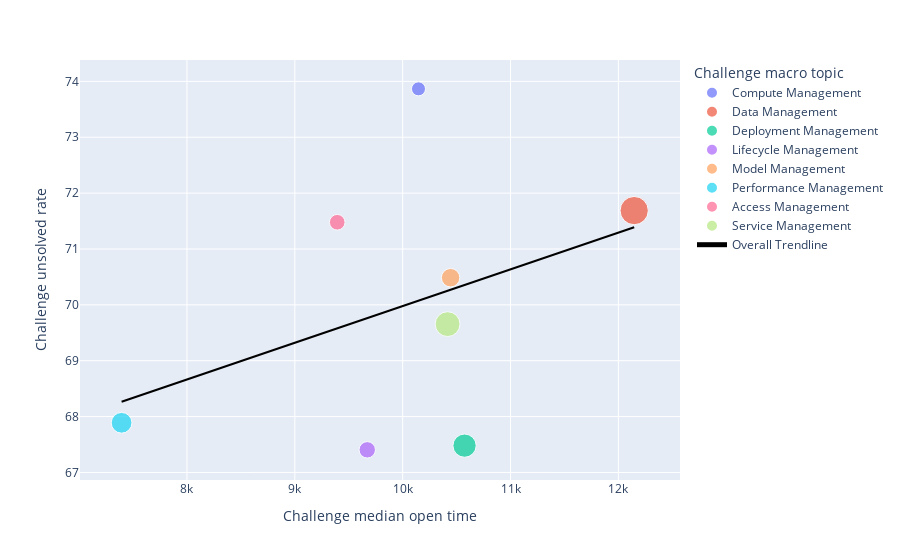
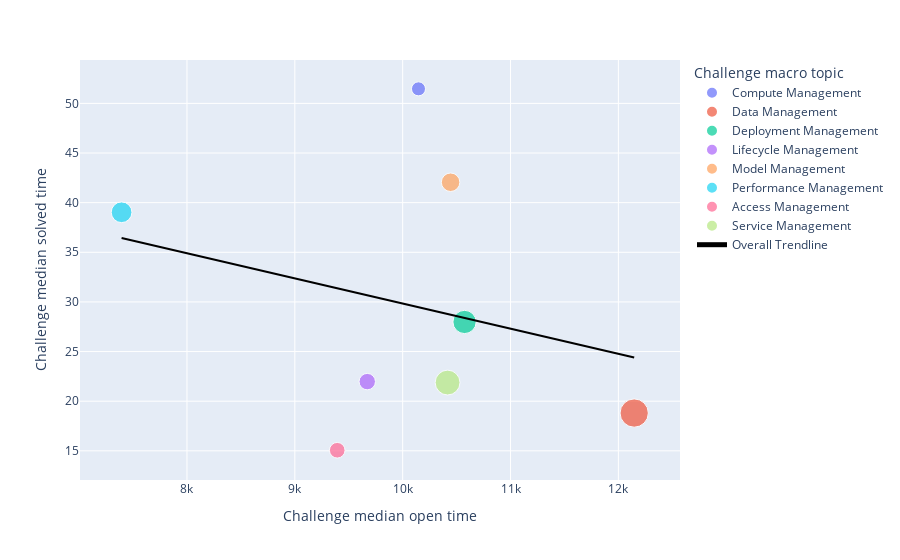
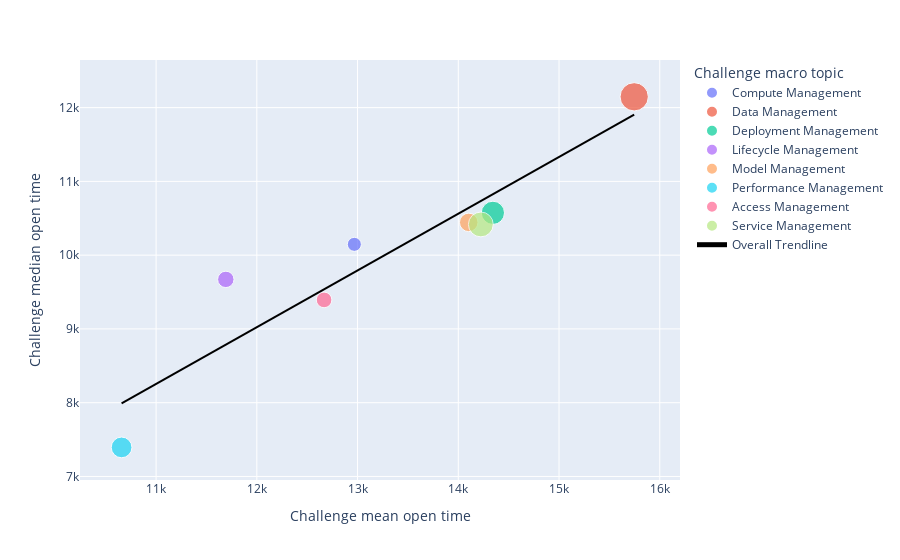
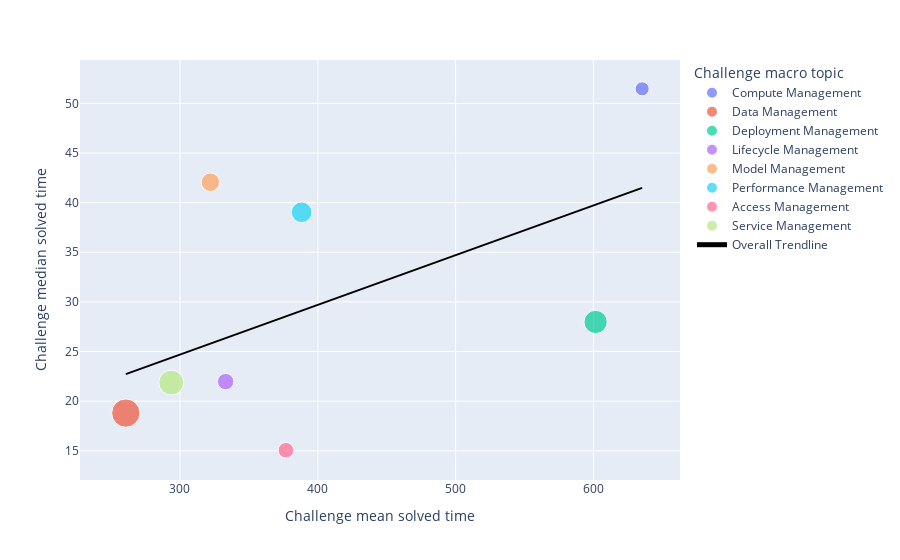

Write notebook code for charts like these, in order.
### Code cell
# plot the difficulty metrics pairwise across topics

df = pd.read_json(os.path.join(path_challenge, 'statistics.json'))

# Plot unsolved rate against median open time for each topic using count ratio as size
fig = px.scatter(df, y="Challenge unsolved rate", x="Challenge median open time",
                 color="Challenge macro topic", hover_name="Challenge macro topic", size="Challenge count", trendline="ols", trendline_scope="overall", trendline_color_override="black")
fig.show()
fig.update_layout(
    width=1500,
    height=750,
    margin=dict(l=0, r=0, t=0, b=0))
fig.write_image(os.path.join(
    path_difficulty, 'Challenge unsolved rate vs median open time.png'))

# Plot median solved time against mean open time for each topic using count ratio as size
fig = px.scatter(df, y="Challenge median solved time", x="Challenge median open time",
                 color="Challenge macro topic", hover_name="Challenge macro topic", size="Challenge count", trendline="ols", trendline_scope="overall", trendline_color_override="black")
fig.show()
fig.update_layout(
    width=1500,
    height=750,
    margin=dict(l=0, r=0, t=0, b=0))
fig.write_image(os.path.join(
    path_difficulty, 'Challenge median solved time vs open time.png'))

# Plot median open time against mean open time for each topic using count ratio as size
fig = px.scatter(df, y="Challenge median open time", x="Challenge mean open time",
                 color="Challenge macro topic", hover_name="Challenge macro topic", size="Challenge count", trendline="ols", trendline_scope="overall", trendline_color_override="black")
fig.show()
fig.update_layout(
    width=1500,
    height=750,
    margin=dict(l=0, r=0, t=0, b=0))
fig.write_image(os.path.join(
    path_difficulty, 'Challenge median vs mean open time.png'))

# Plot median solved time against mean solved time for each topic using count ratio as size
fig = px.scatter(df, y="Challenge median solved time", x="Challenge mean solved time",
                 color="Challenge macro topic", hover_name="Challenge macro topic", size="Challenge count", trendline="ols", trendline_scope="overall", trendline_color_override="black")
fig.show()
fig.update_layout(
    width=1500,
    height=750,
    margin=dict(l=0, r=0, t=0, b=0))
fig.write_image(os.path.join(
    path_difficulty, 'Challenge median vs mean solved time.png'))

### Figure 1 — Plotly figure (JSON) as saved in the notebook; plotly's stock layout.template omitted (floating-point values rounded to 4 significant figures)
{"data": [{"hovertemplate": "<b>%{hovertext}</b><br><br>Challenge macro topic=Compute Management<br>Challenge median open time=%{x}<br>Challenge unsolved rate=%{y}<br>Challenge count=%{marker.size}<extra></extra>", "hovertext": ["Compute Management"], "legendgroup": "Compute Management", "marker": {"color": "#636efa", "size": [463], "sizemode": "area", "sizeref": 4.697, "symbol": "circle"}, "mode": "markers", "name": "Compute Management", "orientation": "v", "showlegend": true, "type": "scatter", "x": [10150.0], "xaxis": "x", "y": [73.87], "yaxis": "y"}, {"hovertemplate": "<b>%{hovertext}</b><br><br>Challenge macro topic=Data Management<br>Challenge median open time=%{x}<br>Challenge unsolved rate=%{y}<br>Challenge count=%{marker.size}<extra></extra>", "hovertext": ["Data Management"], "legendgroup": "Data Management", "marker": {"color": "#EF553B", "size": [1879], "sizemode": "area", "sizeref": 4.697, "symbol": "circle"}, "mode": "markers", "name": "Data Management", "orientation": "v", "showlegend": true, "type": "scatter", "x": [12150.0], "xaxis": "x", "y": [71.69], "yaxis": "y"}, {"hovertemplate": "<b>%{hovertext}</b><br><br>Challenge macro topic=Deployment Management<br>Challenge median open time=%{x}<br>Challenge unsolved rate=%{y}<br>Challenge count=%{marker.size}<extra></extra>", "hovertext": ["Deployment Management"], "legendgroup": "Deployment Management", "marker": {"color": "#00cc96", "size": [1270], "sizemode": "area", "sizeref": 4.697, "symbol": "circle"}, "mode": "markers", "name": "Deployment Management", "orientation": "v", "showlegend": true, "type": "scatter", "x": [10570.0], "xaxis": "x", "y": [67.48], "yaxis": "y"}, {"hovertemplate": "<b>%{hovertext}</b><br><br>Challenge macro topic=Lifecycle Management<br>Challenge median open time=%{x}<br>Challenge unsolved rate=%{y}<br>Challenge count=%{marker.size}<extra></extra>", "hovertext": ["Lifecycle Management"], "legendgroup": "Lifecycle Management", "marker": {"color": "#ab63fa", "size": [632], "sizemode": "area", "sizeref": 4.697, "symbol": "circle"}, "mode": "markers", "name": "Lifecycle Management", "orientation": "v", "showlegend": true, "type": "scatter", "x": [9672.0], "xaxis": "x", "y": [67.41], "yaxis": "y"}, {"hovertemplate": "<b>%{hovertext}</b><br><br>Challenge macro topic=Model Management<br>Challenge median open time=%{x}<br>Challenge unsolved rate=%{y}<br>Challenge count=%{marker.size}<extra></extra>", "hovertext": ["Model Management"], "legendgroup": "Model Management", "marker": {"color": "#FFA15A", "size": [803], "sizemode": "area", "sizeref": 4.697, "symbol": "circle"}, "mode": "markers", "name": "Model Management", "orientation": "v", "showlegend": true, "type": "scatter", "x": [10440.0], "xaxis": "x", "y": [70.49], "yaxis": "y"}, {"hovertemplate": "<b>%{hovertext}</b><br><br>Challenge macro topic=Performance Management<br>Challenge median open time=%{x}<br>Challenge unsolved rate=%{y}<br>Challenge count=%{marker.size}<extra></extra>", "hovertext": ["Performance Management"], "legendgroup": "Performance Management", "marker": {"color": "#19d3f3", "size": [1009], "sizemode": "area", "sizeref": 4.697, "symbol": "circle"}, "mode": "markers", "name": "Performance Management", "orientation": "v", "showlegend": true, "type": "scatter", "x": [7394.0], "xaxis": "x", "y": [67.89], "yaxis": "y"}, {"hovertemplate": "<b>%{hovertext}</b><br><br>Challenge macro topic=Access Management<br>Challenge median open time=%{x}<br>Challenge unsolved rate=%{y}<br>Challenge count=%{marker.size}<extra></extra>", "hovertext": ["Access Management"], "legendgroup": "Access Management", "marker": {"color": "#FF6692", "size": [575], "sizemode": "area", "sizeref": 4.697, "symbol": "circle"}, "mode": "markers", "name": "Access Management", "orientation": "v", "showlegend": true, "type": "scatter", "x": [9393.0], "xaxis": "x", "y": [71.48], "yaxis": "y"}, {"hovertemplate": "<b>%{hovertext}</b><br><br>Challenge macro topic=Service Management<br>Challenge median open time=%{x}<br>Challenge unsolved rate=%{y}<br>Challenge count=%{marker.size}<extra></extra>", "hovertext": ["Service Management"], "legendgroup": "Service Management", "marker": {"color": "#B6E880", "size": [1450], "sizemode": "area", "sizeref": 4.697, "symbol": "circle"}, "mode": "markers", "name": "Service Management", "orientation": "v", "showlegend": true, "type": "scatter", "x": [10420.0], "xaxis": "x", "y": [69.66], "yaxis": "y"}, {"hovertemplate": "<b>OLS trendline</b><br>Challenge unsolved rate = 0.000656972 * Challenge median open time + 63.4083<br>R<sup>2</sup>=0.143527<br><br>Challenge median open time=%{x}<br>Challenge unsolved rate=%{y} <b>(trend)</b><extra></extra>", "legendgroup": "Overall Trendline", "line": {"color": "black"}, "mode": "lines", "name": "Overall Trendline", "showlegend": true, "type": "scatter", "x": [7394.0, 9393.0, 9672.0, 10150.0, 10420.0, 10440.0, 10570.0, 12150.0], "xaxis": "x", "y": [68.27, 69.58, 69.76, 70.07, 70.25, 70.27, 70.35, 71.39], "yaxis": "y"}], "layout": {"legend": {"itemsizing": "constant", "title": {"text": "Challenge macro topic"}, "tracegroupgap": 0}, "margin": {"t": 60}, "xaxis": {"anchor": "y", "domain": [0, 1], "title": {"text": "Challenge median open time"}}, "yaxis": {"anchor": "x", "domain": [0, 1], "title": {"text": "Challenge unsolved rate"}}}}

### Figure 2 — Plotly figure (JSON) as saved in the notebook; plotly's stock layout.template omitted (floating-point values rounded to 4 significant figures)
{"data": [{"hovertemplate": "<b>%{hovertext}</b><br><br>Challenge macro topic=Compute Management<br>Challenge median open time=%{x}<br>Challenge median solved time=%{y}<br>Challenge count=%{marker.size}<extra></extra>", "hovertext": ["Compute Management"], "legendgroup": "Compute Management", "marker": {"color": "#636efa", "size": [463], "sizemode": "area", "sizeref": 4.697, "symbol": "circle"}, "mode": "markers", "name": "Compute Management", "orientation": "v", "showlegend": true, "type": "scatter", "x": [10150.0], "xaxis": "x", "y": [51.46], "yaxis": "y"}, {"hovertemplate": "<b>%{hovertext}</b><br><br>Challenge macro topic=Data Management<br>Challenge median open time=%{x}<br>Challenge median solved time=%{y}<br>Challenge count=%{marker.size}<extra></extra>", "hovertext": ["Data Management"], "legendgroup": "Data Management", "marker": {"color": "#EF553B", "size": [1879], "sizemode": "area", "sizeref": 4.697, "symbol": "circle"}, "mode": "markers", "name": "Data Management", "orientation": "v", "showlegend": true, "type": "scatter", "x": [12150.0], "xaxis": "x", "y": [18.81], "yaxis": "y"}, {"hovertemplate": "<b>%{hovertext}</b><br><br>Challenge macro topic=Deployment Management<br>Challenge median open time=%{x}<br>Challenge median solved time=%{y}<br>Challenge count=%{marker.size}<extra></extra>", "hovertext": ["Deployment Management"], "legendgroup": "Deployment Management", "marker": {"color": "#00cc96", "size": [1270], "sizemode": "area", "sizeref": 4.697, "symbol": "circle"}, "mode": "markers", "name": "Deployment Management", "orientation": "v", "showlegend": true, "type": "scatter", "x": [10570.0], "xaxis": "x", "y": [27.98], "yaxis": "y"}, {"hovertemplate": "<b>%{hovertext}</b><br><br>Challenge macro topic=Lifecycle Management<br>Challenge median open time=%{x}<br>Challenge median solved time=%{y}<br>Challenge count=%{marker.size}<extra></extra>", "hovertext": ["Lifecycle Management"], "legendgroup": "Lifecycle Management", "marker": {"color": "#ab63fa", "size": [632], "sizemode": "area", "sizeref": 4.697, "symbol": "circle"}, "mode": "markers", "name": "Lifecycle Management", "orientation": "v", "showlegend": true, "type": "scatter", "x": [9672.0], "xaxis": "x", "y": [21.97], "yaxis": "y"}, {"hovertemplate": "<b>%{hovertext}</b><br><br>Challenge macro topic=Model Management<br>Challenge median open time=%{x}<br>Challenge median solved time=%{y}<br>Challenge count=%{marker.size}<extra></extra>", "hovertext": ["Model Management"], "legendgroup": "Model Management", "marker": {"color": "#FFA15A", "size": [803], "sizemode": "area", "sizeref": 4.697, "symbol": "circle"}, "mode": "markers", "name": "Model Management", "orientation": "v", "showlegend": true, "type": "scatter", "x": [10440.0], "xaxis": "x", "y": [42.06], "yaxis": "y"}, {"hovertemplate": "<b>%{hovertext}</b><br><br>Challenge macro topic=Performance Management<br>Challenge median open time=%{x}<br>Challenge median solved time=%{y}<br>Challenge count=%{marker.size}<extra></extra>", "hovertext": ["Performance Management"], "legendgroup": "Performance Management", "marker": {"color": "#19d3f3", "size": [1009], "sizemode": "area", "sizeref": 4.697, "symbol": "circle"}, "mode": "markers", "name": "Performance Management", "orientation": "v", "showlegend": true, "type": "scatter", "x": [7394.0], "xaxis": "x", "y": [39.03], "yaxis": "y"}, {"hovertemplate": "<b>%{hovertext}</b><br><br>Challenge macro topic=Access Management<br>Challenge median open time=%{x}<br>Challenge median solved time=%{y}<br>Challenge count=%{marker.size}<extra></extra>", "hovertext": ["Access Management"], "legendgroup": "Access Management", "marker": {"color": "#FF6692", "size": [575], "sizemode": "area", "sizeref": 4.697, "symbol": "circle"}, "mode": "markers", "name": "Access Management", "orientation": "v", "showlegend": true, "type": "scatter", "x": [9393.0], "xaxis": "x", "y": [15.06], "yaxis": "y"}, {"hovertemplate": "<b>%{hovertext}</b><br><br>Challenge macro topic=Service Management<br>Challenge median open time=%{x}<br>Challenge median solved time=%{y}<br>Challenge count=%{marker.size}<extra></extra>", "hovertext": ["Service Management"], "legendgroup": "Service Management", "marker": {"color": "#B6E880", "size": [1450], "sizemode": "area", "sizeref": 4.697, "symbol": "circle"}, "mode": "markers", "name": "Service Management", "orientation": "v", "showlegend": true, "type": "scatter", "x": [10420.0], "xaxis": "x", "y": [21.88], "yaxis": "y"}, {"hovertemplate": "<b>OLS trendline</b><br>Challenge median solved time = -0.00253016 * Challenge median open time + 55.1413<br>R<sup>2</sup>=0.068884<br><br>Challenge median open time=%{x}<br>Challenge median solved time=%{y} <b>(trend)</b><extra></extra>", "legendgroup": "Overall Trendline", "line": {"color": "black"}, "mode": "lines", "name": "Overall Trendline", "showlegend": true, "type": "scatter", "x": [7394.0, 9393.0, 9672.0, 10150.0, 10420.0, 10440.0, 10570.0, 12150.0], "xaxis": "x", "y": [36.43, 31.37, 30.67, 29.47, 28.79, 28.72, 28.39, 24.41], "yaxis": "y"}], "layout": {"legend": {"itemsizing": "constant", "title": {"text": "Challenge macro topic"}, "tracegroupgap": 0}, "margin": {"t": 60}, "xaxis": {"anchor": "y", "domain": [0, 1], "title": {"text": "Challenge median open time"}}, "yaxis": {"anchor": "x", "domain": [0, 1], "title": {"text": "Challenge median solved time"}}}}

### Figure 3 — Plotly figure (JSON) as saved in the notebook; plotly's stock layout.template omitted (floating-point values rounded to 4 significant figures)
{"data": [{"hovertemplate": "<b>%{hovertext}</b><br><br>Challenge macro topic=Compute Management<br>Challenge mean open time=%{x}<br>Challenge median open time=%{y}<br>Challenge count=%{marker.size}<extra></extra>", "hovertext": ["Compute Management"], "legendgroup": "Compute Management", "marker": {"color": "#636efa", "size": [463], "sizemode": "area", "sizeref": 4.697, "symbol": "circle"}, "mode": "markers", "name": "Compute Management", "orientation": "v", "showlegend": true, "type": "scatter", "x": [12970.0], "xaxis": "x", "y": [10150.0], "yaxis": "y"}, {"hovertemplate": "<b>%{hovertext}</b><br><br>Challenge macro topic=Data Management<br>Challenge mean open time=%{x}<br>Challenge median open time=%{y}<br>Challenge count=%{marker.size}<extra></extra>", "hovertext": ["Data Management"], "legendgroup": "Data Management", "marker": {"color": "#EF553B", "size": [1879], "sizemode": "area", "sizeref": 4.697, "symbol": "circle"}, "mode": "markers", "name": "Data Management", "orientation": "v", "showlegend": true, "type": "scatter", "x": [15750.0], "xaxis": "x", "y": [12150.0], "yaxis": "y"}, {"hovertemplate": "<b>%{hovertext}</b><br><br>Challenge macro topic=Deployment Management<br>Challenge mean open time=%{x}<br>Challenge median open time=%{y}<br>Challenge count=%{marker.size}<extra></extra>", "hovertext": ["Deployment Management"], "legendgroup": "Deployment Management", "marker": {"color": "#00cc96", "size": [1270], "sizemode": "area", "sizeref": 4.697, "symbol": "circle"}, "mode": "markers", "name": "Deployment Management", "orientation": "v", "showlegend": true, "type": "scatter", "x": [14340.0], "xaxis": "x", "y": [10570.0], "yaxis": "y"}, {"hovertemplate": "<b>%{hovertext}</b><br><br>Challenge macro topic=Lifecycle Management<br>Challenge mean open time=%{x}<br>Challenge median open time=%{y}<br>Challenge count=%{marker.size}<extra></extra>", "hovertext": ["Lifecycle Management"], "legendgroup": "Lifecycle Management", "marker": {"color": "#ab63fa", "size": [632], "sizemode": "area", "sizeref": 4.697, "symbol": "circle"}, "mode": "markers", "name": "Lifecycle Management", "orientation": "v", "showlegend": true, "type": "scatter", "x": [11690.0], "xaxis": "x", "y": [9672.0], "yaxis": "y"}, {"hovertemplate": "<b>%{hovertext}</b><br><br>Challenge macro topic=Model Management<br>Challenge mean open time=%{x}<br>Challenge median open time=%{y}<br>Challenge count=%{marker.size}<extra></extra>", "hovertext": ["Model Management"], "legendgroup": "Model Management", "marker": {"color": "#FFA15A", "size": [803], "sizemode": "area", "sizeref": 4.697, "symbol": "circle"}, "mode": "markers", "name": "Model Management", "orientation": "v", "showlegend": true, "type": "scatter", "x": [14100.0], "xaxis": "x", "y": [10440.0], "yaxis": "y"}, {"hovertemplate": "<b>%{hovertext}</b><br><br>Challenge macro topic=Performance Management<br>Challenge mean open time=%{x}<br>Challenge median open time=%{y}<br>Challenge count=%{marker.size}<extra></extra>", "hovertext": ["Performance Management"], "legendgroup": "Performance Management", "marker": {"color": "#19d3f3", "size": [1009], "sizemode": "area", "sizeref": 4.697, "symbol": "circle"}, "mode": "markers", "name": "Performance Management", "orientation": "v", "showlegend": true, "type": "scatter", "x": [10660.0], "xaxis": "x", "y": [7394.0], "yaxis": "y"}, {"hovertemplate": "<b>%{hovertext}</b><br><br>Challenge macro topic=Access Management<br>Challenge mean open time=%{x}<br>Challenge median open time=%{y}<br>Challenge count=%{marker.size}<extra></extra>", "hovertext": ["Access Management"], "legendgroup": "Access Management", "marker": {"color": "#FF6692", "size": [575], "sizemode": "area", "sizeref": 4.697, "symbol": "circle"}, "mode": "markers", "name": "Access Management", "orientation": "v", "showlegend": true, "type": "scatter", "x": [12670.0], "xaxis": "x", "y": [9393.0], "yaxis": "y"}, {"hovertemplate": "<b>%{hovertext}</b><br><br>Challenge macro topic=Service Management<br>Challenge mean open time=%{x}<br>Challenge median open time=%{y}<br>Challenge count=%{marker.size}<extra></extra>", "hovertext": ["Service Management"], "legendgroup": "Service Management", "marker": {"color": "#B6E880", "size": [1450], "sizemode": "area", "sizeref": 4.697, "symbol": "circle"}, "mode": "markers", "name": "Service Management", "orientation": "v", "showlegend": true, "type": "scatter", "x": [14220.0], "xaxis": "x", "y": [10420.0], "yaxis": "y"}, {"hovertemplate": "<b>OLS trendline</b><br>Challenge median open time = 0.768952 * Challenge mean open time + -203.987<br>R<sup>2</sup>=0.875716<br><br>Challenge mean open time=%{x}<br>Challenge median open time=%{y} <b>(trend)</b><extra></extra>", "legendgroup": "Overall Trendline", "line": {"color": "black"}, "mode": "lines", "name": "Overall Trendline", "showlegend": true, "type": "scatter", "x": [10660.0, 11690.0, 12670.0, 12970.0, 14100.0, 14220.0, 14340.0, 15750.0], "xaxis": "x", "y": [7991.0, 8787.0, 9537.0, 9768.0, 10640.0, 10730.0, 10830.0, 11900.0], "yaxis": "y"}], "layout": {"legend": {"itemsizing": "constant", "title": {"text": "Challenge macro topic"}, "tracegroupgap": 0}, "margin": {"t": 60}, "xaxis": {"anchor": "y", "domain": [0, 1], "title": {"text": "Challenge mean open time"}}, "yaxis": {"anchor": "x", "domain": [0, 1], "title": {"text": "Challenge median open time"}}}}

### Figure 4 — Plotly figure (JSON) as saved in the notebook; plotly's stock layout.template omitted (floating-point values rounded to 4 significant figures)
{"data": [{"hovertemplate": "<b>%{hovertext}</b><br><br>Challenge macro topic=Compute Management<br>Challenge mean solved time=%{x}<br>Challenge median solved time=%{y}<br>Challenge count=%{marker.size}<extra></extra>", "hovertext": ["Compute Management"], "legendgroup": "Compute Management", "marker": {"color": "#636efa", "size": [463], "sizemode": "area", "sizeref": 4.697, "symbol": "circle"}, "mode": "markers", "name": "Compute Management", "orientation": "v", "showlegend": true, "type": "scatter", "x": [635.3], "xaxis": "x", "y": [51.46], "yaxis": "y"}, {"hovertemplate": "<b>%{hovertext}</b><br><br>Challenge macro topic=Data Management<br>Challenge mean solved time=%{x}<br>Challenge median solved time=%{y}<br>Challenge count=%{marker.size}<extra></extra>", "hovertext": ["Data Management"], "legendgroup": "Data Management", "marker": {"color": "#EF553B", "size": [1879], "sizemode": "area", "sizeref": 4.697, "symbol": "circle"}, "mode": "markers", "name": "Data Management", "orientation": "v", "showlegend": true, "type": "scatter", "x": [260.7], "xaxis": "x", "y": [18.81], "yaxis": "y"}, {"hovertemplate": "<b>%{hovertext}</b><br><br>Challenge macro topic=Deployment Management<br>Challenge mean solved time=%{x}<br>Challenge median solved time=%{y}<br>Challenge count=%{marker.size}<extra></extra>", "hovertext": ["Deployment Management"], "legendgroup": "Deployment Management", "marker": {"color": "#00cc96", "size": [1270], "sizemode": "area", "sizeref": 4.697, "symbol": "circle"}, "mode": "markers", "name": "Deployment Management", "orientation": "v", "showlegend": true, "type": "scatter", "x": [601.6], "xaxis": "x", "y": [27.98], "yaxis": "y"}, {"hovertemplate": "<b>%{hovertext}</b><br><br>Challenge macro topic=Lifecycle Management<br>Challenge mean solved time=%{x}<br>Challenge median solved time=%{y}<br>Challenge count=%{marker.size}<extra></extra>", "hovertext": ["Lifecycle Management"], "legendgroup": "Lifecycle Management", "marker": {"color": "#ab63fa", "size": [632], "sizemode": "area", "sizeref": 4.697, "symbol": "circle"}, "mode": "markers", "name": "Lifecycle Management", "orientation": "v", "showlegend": true, "type": "scatter", "x": [333.1], "xaxis": "x", "y": [21.97], "yaxis": "y"}, {"hovertemplate": "<b>%{hovertext}</b><br><br>Challenge macro topic=Model Management<br>Challenge mean solved time=%{x}<br>Challenge median solved time=%{y}<br>Challenge count=%{marker.size}<extra></extra>", "hovertext": ["Model Management"], "legendgroup": "Model Management", "marker": {"color": "#FFA15A", "size": [803], "sizemode": "area", "sizeref": 4.697, "symbol": "circle"}, "mode": "markers", "name": "Model Management", "orientation": "v", "showlegend": true, "type": "scatter", "x": [322.1], "xaxis": "x", "y": [42.06], "yaxis": "y"}, {"hovertemplate": "<b>%{hovertext}</b><br><br>Challenge macro topic=Performance Management<br>Challenge mean solved time=%{x}<br>Challenge median solved time=%{y}<br>Challenge count=%{marker.size}<extra></extra>", "hovertext": ["Performance Management"], "legendgroup": "Performance Management", "marker": {"color": "#19d3f3", "size": [1009], "sizemode": "area", "sizeref": 4.697, "symbol": "circle"}, "mode": "markers", "name": "Performance Management", "orientation": "v", "showlegend": true, "type": "scatter", "x": [388.3], "xaxis": "x", "y": [39.03], "yaxis": "y"}, {"hovertemplate": "<b>%{hovertext}</b><br><br>Challenge macro topic=Access Management<br>Challenge mean solved time=%{x}<br>Challenge median solved time=%{y}<br>Challenge count=%{marker.size}<extra></extra>", "hovertext": ["Access Management"], "legendgroup": "Access Management", "marker": {"color": "#FF6692", "size": [575], "sizemode": "area", "sizeref": 4.697, "symbol": "circle"}, "mode": "markers", "name": "Access Management", "orientation": "v", "showlegend": true, "type": "scatter", "x": [376.9], "xaxis": "x", "y": [15.06], "yaxis": "y"}, {"hovertemplate": "<b>%{hovertext}</b><br><br>Challenge macro topic=Service Management<br>Challenge mean solved time=%{x}<br>Challenge median solved time=%{y}<br>Challenge count=%{marker.size}<extra></extra>", "hovertext": ["Service Management"], "legendgroup": "Service Management", "marker": {"color": "#B6E880", "size": [1450], "sizemode": "area", "sizeref": 4.697, "symbol": "circle"}, "mode": "markers", "name": "Service Management", "orientation": "v", "showlegend": true, "type": "scatter", "x": [293.7], "xaxis": "x", "y": [21.88], "yaxis": "y"}, {"hovertemplate": "<b>OLS trendline</b><br>Challenge median solved time = 0.0500749 * Challenge mean solved time + 9.6782<br>R<sup>2</sup>=0.295514<br><br>Challenge mean solved time=%{x}<br>Challenge median solved time=%{y} <b>(trend)</b><extra></extra>", "legendgroup": "Overall Trendline", "line": {"color": "black"}, "mode": "lines", "name": "Overall Trendline", "showlegend": true, "type": "scatter", "x": [260.7, 293.7, 322.1, 333.1, 376.9, 388.3, 601.6, 635.3], "xaxis": "x", "y": [22.73, 24.38, 25.81, 26.36, 28.55, 29.12, 39.8, 41.49], "yaxis": "y"}], "layout": {"legend": {"itemsizing": "constant", "title": {"text": "Challenge macro topic"}, "tracegroupgap": 0}, "margin": {"t": 60}, "xaxis": {"anchor": "y", "domain": [0, 1], "title": {"text": "Challenge mean solved time"}}, "yaxis": {"anchor": "x", "domain": [0, 1], "title": {"text": "Challenge median solved time"}}}}
